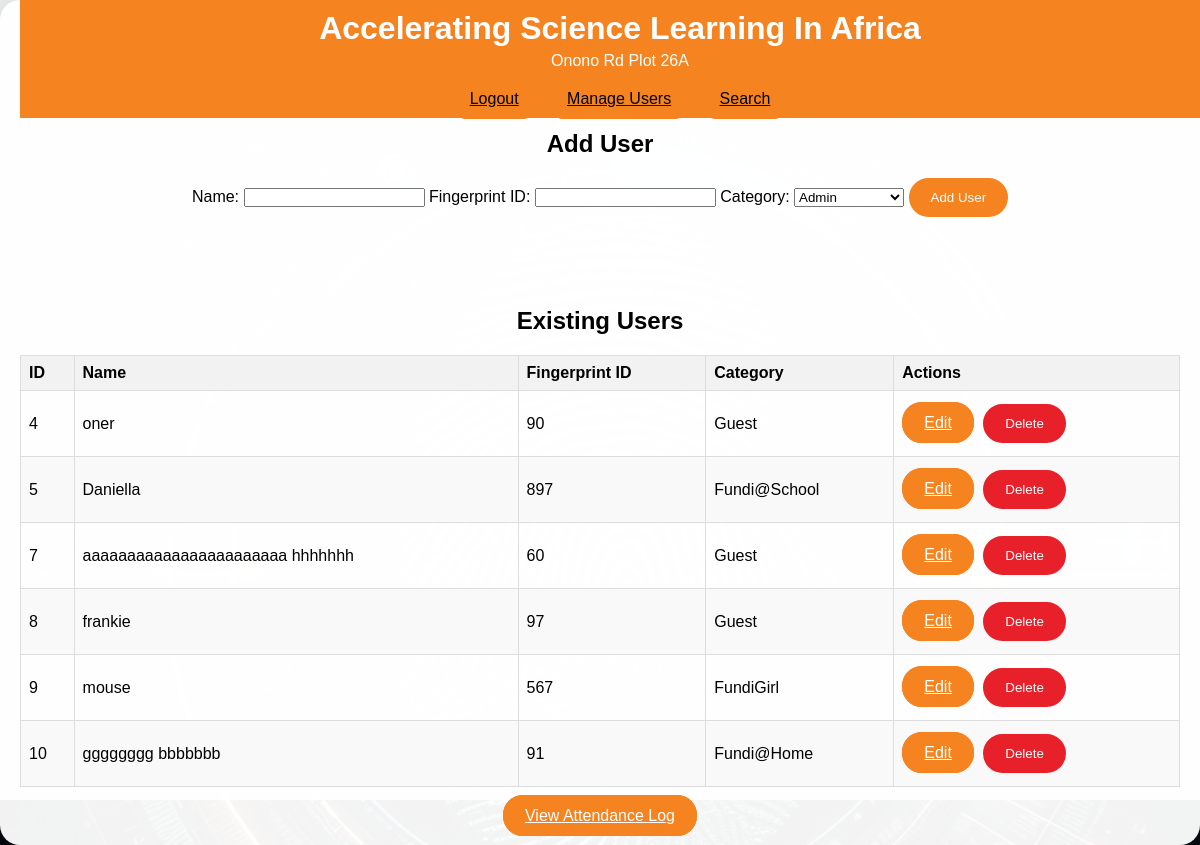
Before: /users (signed in) with the older database file.
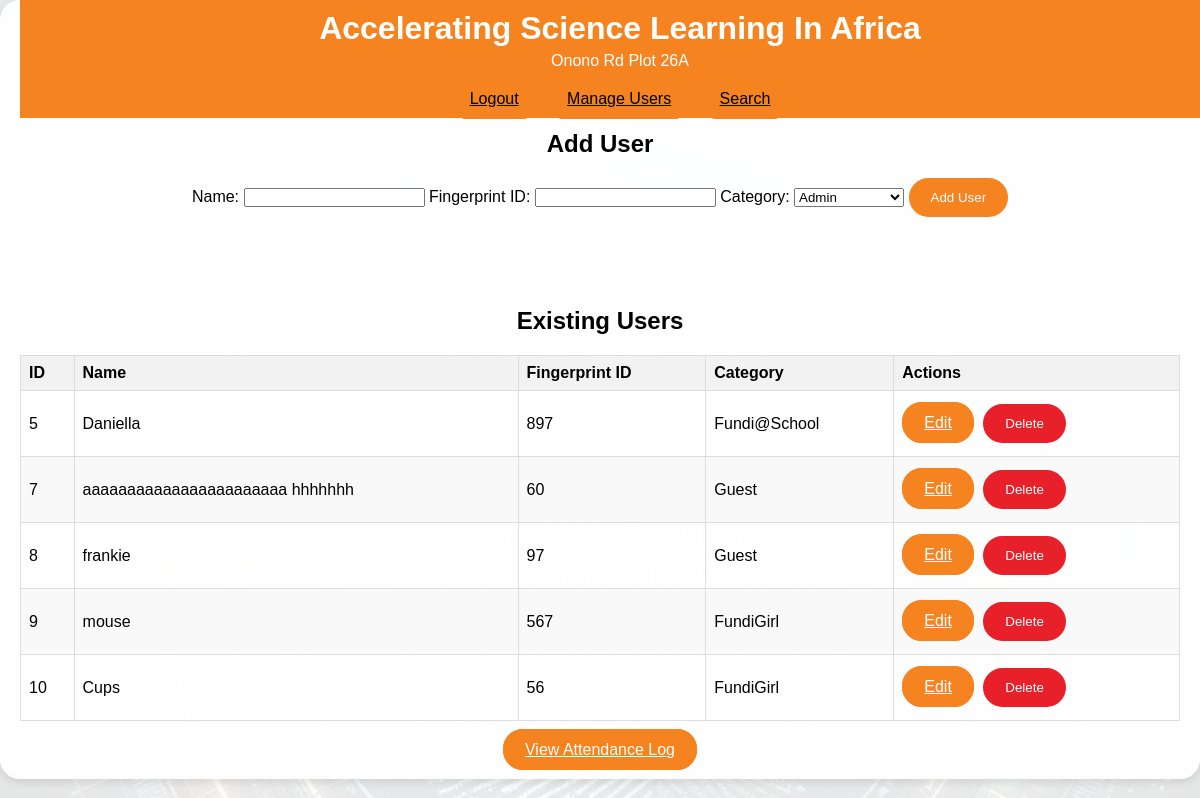
After: the same page with the newer database file.
### app.py (models this page shows, shortened)
class User(db.Model):
    id = db.Column(db.Integer, primary_key=True)
    name = db.Column(db.String(100), nullable=False)
    fingerprint_id = db.Column(db.Integer, unique=True, nullable=False)
    category = db.Column(db.String(20), nullable=False)
    attendance_records = db.relationship('Attendance', backref='user', lazy=True)

### app.py (the view)
@app.route('/users')
def users():
    if 'admin' not in session:
        return redirect(url_for('login'))
    users = User.query.all()
    return render_template('users.html', users=users, categories=CATEGORIES)

### templates/users.html (shortened to what this page needs)
<!DOCTYPE html>
<html lang="en">
<head>
    <link rel="stylesheet" href="{{ url_for('static', filename='css/styles.css') }}">
</head>
<body>
    <div class="container" style="margin-top: 0;">
        <div class="header">
            <div class="header-content">
                <h1>Accelerating Science Learning In Africa</h1>
                <p class="location-info">Onono Rd Plot 26A</p>
                <div class="input-group">
                    <a href="{{ url_for('logout') }}" class="header-button">Logout</a>
                    <a href="{{ url_for('manage_users') }}" class="header-button">Manage Users</a>
                    <a href="{{ url_for('search') }}" class="header-button">Search</a>
                </div>
            </div>
        </div>
        <div class ="spacer"></div>
        <h2>Add User</h2>
        <form action="{{ url_for('add_user') }}" method="post" class="input-group">
            <label for="name">Name:</label>
            <input type="text" id="name" name="name" required>
            <label for="fingerprint_id">Fingerprint ID:</label>
            <input type="number" id="fingerprint_id" name="fingerprint_id" required>
            <label for="category">Category:</label>
            <select id="category" name="category" required>
                {% for category in categories %}
                <option value="{{ category }}">{{ category }}</option>
                {% endfor %}
            </select>
            <button type="submit" class="save-button">Add User</button>
        </form>
        <div class="spacer"></div>
        <h2>Existing Users</h2>
        <table>
            <thead>
                <tr>
                    <th>ID</th>
                    <th>Name</th>
                    <th>Fingerprint ID</th>
                    <th>Category</th>
                    <th>Actions</th>
                </tr>
            </thead>
            <tbody>
                {% for user in users %}
                <tr>
                    <td>{{ user.id }}</td>
                    <td>{{ user.name }}</td>
                    <td>{{ user.fingerprint_id }}</td>
                    <td>{{ user.category }}</td>
                    <td>
                        <a href="{{ url_for('update_user', user_id=user.id) }}" class="save-button">Edit</a>
                        <form action="{{ url_for('delete_user', user_id=user.id) }}" method="post" style="display: inline;">
                            <button type="submit" class="nav-button">Delete</button>
                        </form>
                    </td>
                </tr>
                {% endfor %}
            </tbody>
        </table>
        <a href="{{ url_for('attendance_log') }}" class="save-button">View Attendance Log</a>
    </div>
</body>
</html>

### static/css/styles.css (style rules this page uses)
* { margin: 0; padding: 0; box-sizing: border-box; }
body { font-family: Arial, sans-serif; background-image: url('../images/Designer (12).jpeg'); background-size: cover; position: relative; height: 100vh; }
body::before { content: ""; position: absolute; top: 0; left: 0; width: 100%; height: 100%; background-color: rgba(255, 255, 255, 0.9); z-index: -1; }
.header { background-color: #f58320; color: white; padding: 10px 20px; text-align: center; position: fixed; width: 100%; top: 0; z-index: 1000; }
.header-content { max-width: 800px; margin: 0 auto; }
.location-info { margin-top: 5px; }
.input-group { margin-top: 20px; }
.spacer { height: 90px; }
.container { background-color: rgba(255, 255, 255, 0.95); padding: 20px; margin-top: 0px; border-radius: 20px; box-shadow: 0 4px 8px rgba(0, 0, 0, 0.1); text-align: center; }
.nav-button { display: inline-block; background-color: #e82029; color: #ffffff; border: 2px solid #e82029; border-radius: 20px; padding: 10px 20px; margin: 5px; text-decoration: none; text-align: center; cursor: pointer; transition: background-color 0.3s ease, color 0.3s ease; }
.save-button { background-color: #f58320; color: white; border: 2px solid #f58320; padding: 10px 20px; border-radius: 20px; cursor: pointer; transition: background-color 0.3s ease; }
.header-button { background-color: #f58320; color: black; border: 2px solid #f58320; padding: 10px 20px; border-radius: 20px; cursor: pointer; transition: background-color 0.3s ease; }
table { width: 100%; border-collapse: collapse; margin-top: 20px; }
th, td { border: 1px solid #ddd; padding: 8px; text-align: left; }
th { background-color: #f2f2f2; }
tr:nth-child(even) { background-color: #f9f9f9; }

Changed rows visible on the page:
removed User: id "4", name "oner", fingerprint_id "90", category "Guest"
changed User id 10: name "gggggggg bbbbbbb" → "Cups"; fingerprint_id "91" → "56"; category "Fundi@Home" → "FundiGirl"
